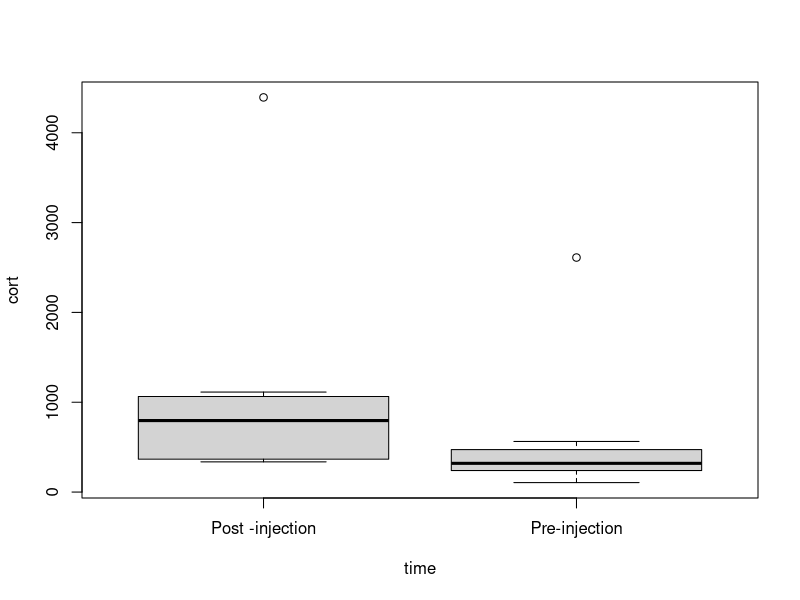
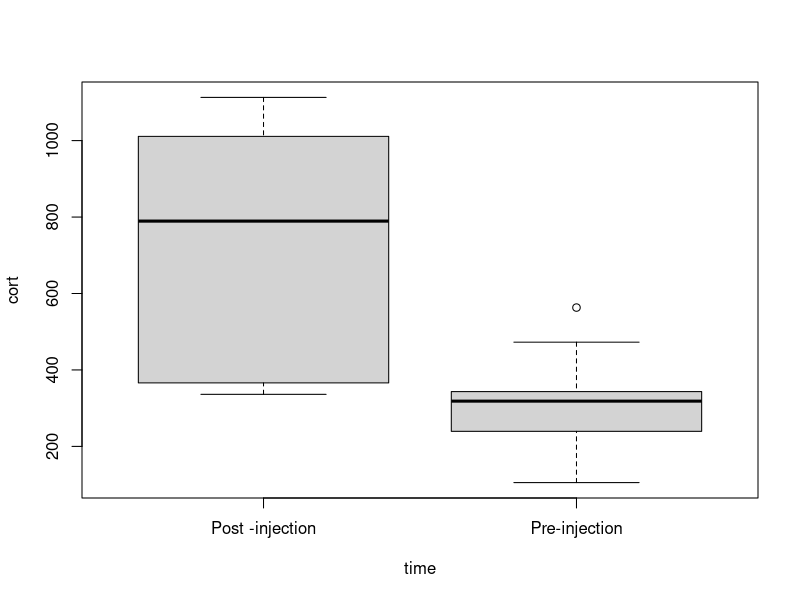
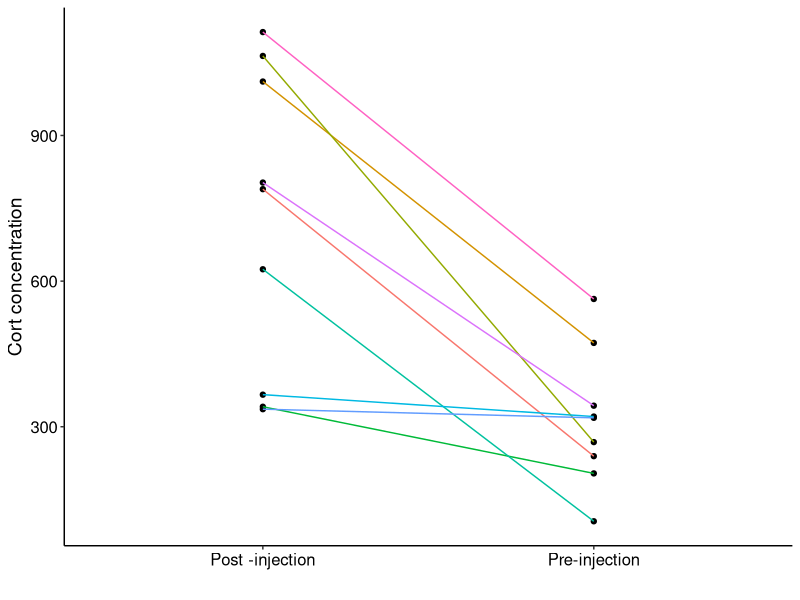
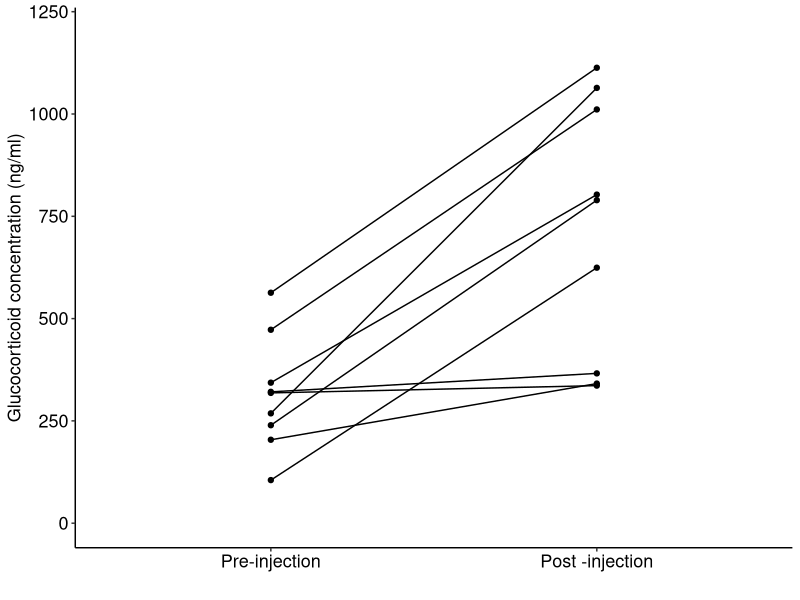
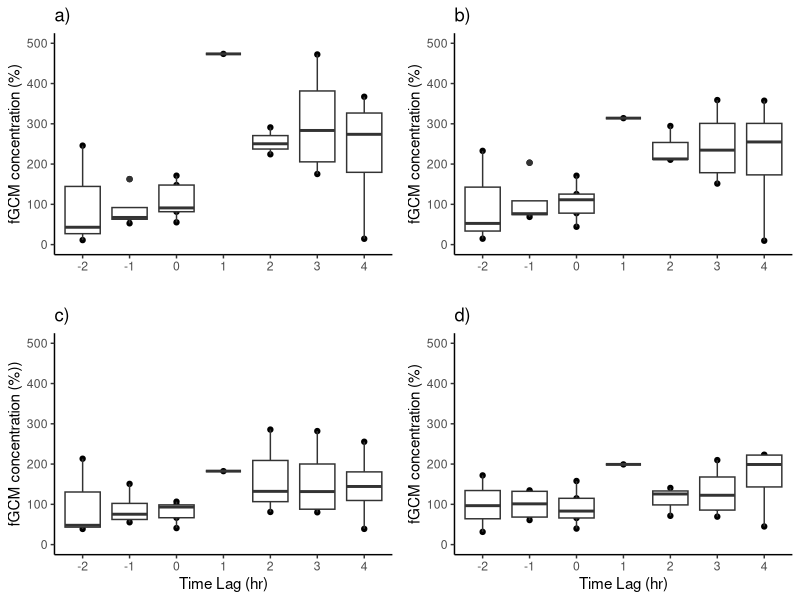
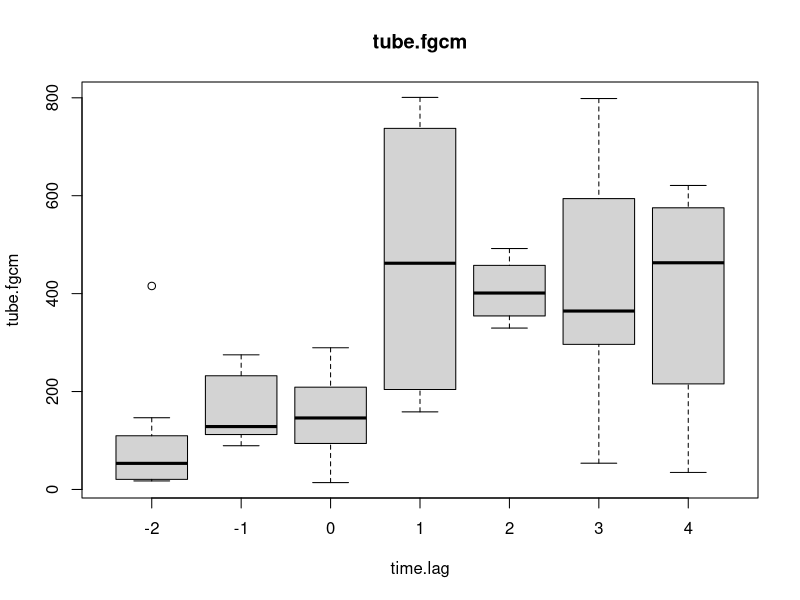
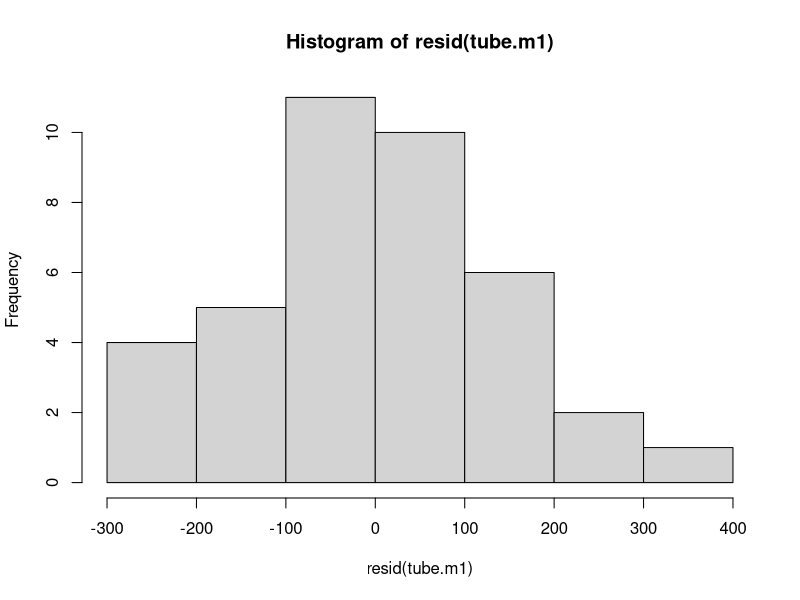

Write the R code that produced these figures, in order. (Note: this script raises an error after producing the figures.)
####Kagiso paper script for publication####
###Last edited 22/03/2023

#library(ggplot2)
library(emmeans)
library(car)
library(nlme)
library(multcomp)
library(multcompView)
library(tidyverse) 
library(scales)
library(lme4)
library(ggpubr)
library(gridExtra)


####serum samples####

#long format data = "serumfinal.csv"
#wide format dta = "serumpaired.csv"
Seriumfinal <- read.csv("Data/serumfinal.csv")
attach(Seriumfinal)

#boxplot of sample size of ten pairs
#Clear outlier in RWS 10
boxplot(cort~time, data=Seriumfinal)

#one obvious outlier
sf<-subset(Seriumfinal, !(birdID=="RWS 10"))

boxplot(cort~time, data=sf)

#pairs plot

p<-ggplot(sf, aes(x=time, y=cort, group=birdID))+
  geom_point(sf, mapping=aes(x=time, y=cort))+
  geom_line(aes(color=birdID))+xlab("") + ylab("Cort concentration")+theme_classic()+ theme(
    axis.title.x = element_text(size=14),
    axis.title.y = element_text(size=14))+ theme(legend.position="none") +
  theme(axis.text.x = element_text(color="black", 
                                   size=12),
        axis.text.y = element_text(color="black", 
                                   size=12))
p

#Reorder the treatments 
#boxplot(cort ~ fct_reorder(time, cort), data = sf)

Reordered_p <- ggplot(sf, aes(x = reorder(time, cort), y= cort, group = birdID))+
  geom_point(sf, mapping=aes(x = reorder(time, cort), y=cort))+
  geom_line()+xlab("") + ylab("Glucocorticoid concentration (ng/ml)")+theme_classic()+ theme(
    axis.title.x = element_text(size=13),
    axis.title.y = element_text(size=13))+
  theme(legend.position="none") +
  theme(axis.text.x = element_text(color="black", 
                                   size=13),
        axis.text.y = element_text(color="black", 
                                   size=13))
Reordered_p+ ylim(0, 1200)

#Read serumpaired data 

serumpaired = read.csv("Data/serumpaired.csv")
attach(serumpaired)
####test for whether there is a significant different pre- and post-injection using a non-parametric Wilcox paired samples test (because the sample size is small) ####

#remove outlier
sp<-subset(Seriumfinal, !(birdID=="RWS 10"))

#Convert the time categorical levels into factors 
sp$time = as.factor(sp$time)

#Non-paramatric test to look at differences between varibles
wilcox.test(cort[time == "Post -injection"], cort[time == "Pre-injection"], paired = TRUE)

#significant increase in cort postinjection.

####ACTH challenge eia comparisons####

#data = actheiafinal (calibrated to -2 baseline)
actheia<-read.csv("Data/actheiafinal (1).csv")
names(actheia)

#par(mfrow=c(2,2)) #making a grid of four graphs
#boxplot(oxopc~Time..Lag, ylim=c(0,500), ylab="oxo", data=actheia)
#boxplot(tetrapc~Time..Lag, ylim=c(0,500), ylab="tetra", data=actheia)
#boxplot(cortpc~Time..Lag, ylim=c(0,500), ylab="cort", data=actheia)
#boxplot(pregpc~Time..Lag, ylim=c(0,500), ylab="preg", data=actheia)

#change the Time lag into a factor
actheia$Time..Lag <- as.factor(actheia$Time..Lag)

#plot all concentrations using ggplot
w <-ggplot(actheia, aes(x=Time..Lag, y=oxopc ))+
  geom_point(actheia, mapping=aes(x=Time..Lag, y=oxopc))+
  geom_boxplot() + ylab("fGCM concentration (%)")+theme_classic()
w = w+ ggtitle("a)")+ xlab("") + ylim(0, 500)

x<-ggplot(actheia, aes(x=Time..Lag, y=tetrapc ))+
  geom_point(actheia, mapping=aes(x=Time..Lag, y=tetrapc))+
  geom_boxplot() + ylab("fGCM concentration (%)")+theme_classic()
x = x+ ggtitle("b)")+ xlab("") +ylim(0, 500)

y <-ggplot(actheia, aes(x=Time..Lag, y=pregpc ))+
  geom_point(actheia, mapping=aes(x=Time..Lag, y=pregpc))+
  geom_boxplot() + ylab("fGCM concentration (%))")+theme_classic()
y = y+ ggtitle("c)")+ xlab("Time Lag (hr)")+ ylim(0, 500)

z <-ggplot(actheia, aes(x=Time..Lag, y=cortpc ))+
  geom_point(actheia, mapping=aes(x=Time..Lag, y=cortpc))+
  geom_boxplot() + ylab("fGCM concentration (%)") +theme_classic()
z = z + ggtitle("d)") + xlab("Time Lag (hr)") + ylim(0, 500)

ggarrange(w, x, y, z,  ncol = 2, nrow = 2)


####Full ACTH challenge 11-oxo####

#data: "safeEIA.csv"
safeEIA = read.csv('Data/safeEIA (2).csv')

#remove outlier
safeEIA1 <- safeEIA[-c(31),] 

#Ploting the fgcm concentration as a response to time lag (For the safeEIA)
boxplot(tube.fgcm~time.lag, data=safeEIA1, main="tube.fgcm")

#Convert the the time lag category into a factor
safeEIA1$time.lag<-as.factor(safeEIA1$time.lag)

#Fit a linear mixed model explanning the effect of sex, mass and time lag (Explanatory variables)
tube.m1<-lme(tube.fgcm~time.lag+sex+mass, random = ~1|Bird.ID, data=safeEIA1, na.action = na.omit)

#Check resisuals to look at normality 
hist(resid(tube.m1)) #ok - these are pretty OK for the normal fit - looks fine, seems to be a good model

#Summary to get all the model outputs 
summary(tube.m1)

#Anova to test the signal to noise ratio of explanatory variables 
anova(tube.m1, type = "III") #time lag has a significant effect on fgcms

#Tukey honest significant test look at mean difference between each group
pairs(emmeans(tube.m1, specs = "time.lag"), adjust = "tukey") #pairwise comparisons of the time lags show differences between -2 and 1; and -1 and 1; and 0 and 1.
#this shows there was a significant increase in fgcms 1hr after the injection (at time 0), aftre which they dropped again towards the baseline (at -2)

# get (adjusted) weight means per group
model_means <- emmeans(object =tube.m1, specs = "time.lag")

# add letters to each mean
model_means_cld <- cld(object = model_means,
                       adjust = "Tukey",
                       Letters = letters,
                       alpha = 0.05)

# show output
model_means_cld


####plot code for a fancy graph (but please feel free to make a better one! main thing is that all the graphs in the manuscript are the same style, font sizes etc)####

#we could also consider producing a line plot like Michelle's

# base plot setup
ggplot(aes(x=time.lag, y=tube.fgcm), data=safeEIA1) +
  # y-axis
  scale_y_continuous(
    name = "fGCM concentration",
    limits = c(0, 800),
    breaks = pretty_breaks()
    )+
  # x-axis
  xlab("Time Lag") +
  # general layout
  theme_classic() +
  # black boxplot
  geom_boxplot(
    data = safeEIA1,
        width = 0.65,
    outlier.shape = 16,
    position = position_nudge(x = 0.0)
  ) +
   # letters
  geom_text(
    data = model_means_cld,
    aes(
      y = (emmean+220),
      x = time.lag,
      label = str_trim(.group)
    ),
    position = position_nudge(x = 0.05),
    hjust = 0
  ) +  
  # black data points
  geom_point(
    data = safeEIA1,
    aes(y = tube.fgcm, x = time.lag),
    shape = 16,
    alpha = 0.5
  ) + geom_jitter(width=0.1) 

#### some code for a line plot:####
# Function to calculate the mean and the standard deviation
# for each group
#+++++++++++++++++++++++++
# data : a data frame
# varname : the name of a column containing the variable
#to be summariezed
# groupnames : vector of column names to be used as
# grouping variables




data_summary <- function(data, varname, groupnames){
  require(plyr)
  summary_func <- function(x, col){
    c(mean = mean(x[[col]], na.rm=TRUE),
      sd = sd(x[[col]], na.rm = TRUE), n = length(x[[col]]))
  
  }
  data_sum<-ddply(data, groupnames, .fun=summary_func,
                  varname)
  data_sum <- rename(data_sum, c("mean" = varname))
  return(data_sum)
}


df3 <- data_summary(safeEIA1, varname="tube.fgcm", 
                    groupnames="time.lag")
head(df3)

df3$se<-df3$sd/sqrt(df3$n)

head(df3)
head(model_means_cld)

merged<-merge(model_means_cld, df3, by = "time.lag")
head(merged)



# plot code
ggplot(df3, aes(x=time.lag, y=tube.fgcm, group=1)) + 
  geom_errorbar(aes(ymin=tube.fgcm-se, ymax=tube.fgcm+se), width=.1) +
  geom_line() + geom_point(size = 3)+
  theme_classic()+geom_point(
    data = safeEIA1,
    aes(y = tube.fgcm, x = time.lag),
    shape = 19,
    alpha = 0.25, position = position_jitter(w = 0.02, h = 0.02)
  )+xlab("Time lag (hours)") +
  ylab("Percent change in fGCM concentration")+
  geom_text(
    data = merged,
    aes(
      y = (tube.fgcm+se+45),
      x = time.lag,
      label = str_trim(.group)))+
  geom_text(x=1, y=167.5, label="n = 6", size = 3.5, fontface="italic")+
  geom_text(x=2, y=211.5, label="n = 8", size = 3.5, fontface="italic")+
  geom_text(x=3, y=201.4, label="n = 8", size = 3.5, fontface="italic")+
  geom_text(x=4, y=648.1, label="n = 4", size = 3.5, fontface="italic")+
  geom_text(x=5, y=460.6, label="n = 4", size = 3.5, fontface="italic")+
  geom_text(x=6, y=569.1, label="n = 5", size = 3.5, fontface="italic")+
  geom_text(x=7, y=544.3, label="n = 4", size = 3.5, fontface="italic")+ theme(
    axis.title.x = element_text(size=13),
    axis.title.y = element_text(size=13))+ 
  theme(axis.text.x = element_text(color="black", 
                                   size=10),
        axis.text.y = element_text(color="black", 
                                   size=10))



####campus####

#read campus data
campus_mila = read.csv("Data/campus_mila (1).csv")

#Omit NAs from the the tube.campus column 
campus_mila <- campus_mila %>% filter(!is.na(tube.campus))

#quick cf of fgcm levels
mean(safeEIA1$Tube.swap)
mean(campus_mila$tube.campus)
max(safeEIA1$Tube.swap)
max(campus_mila$tube.campus)

#Changing variables from numeric to factor 
campus_mila$daystat = as.factor(campus_mila$daystat)
#campus_mila_1_$daystat <- factor(campus_mila$daystat , levels=unique(campus_mila$daystat))

#just using Mila's samples because (1) there's a significant difference between Mila's and Kagiso's that tends to swamp all other patterns
#(2) this difference might be driven by the fact Kagiso was collecting all poops that looked big enough to use but Mila was ignoring poops that looked too 'fruity' to her
#(3) Celiwe says big dietry variation can change the expression of the fgcms
#(4) there's a risk that Kagiso's sample had different fgcm levels to Mila because there was a higher proportion of fruit poops in it
#(5) we actually had more Mila-collected poops in the sample, so going with Mila's gives us a bigger sample size to work with
str(campus_mila)
attach(campus_mila)

#log transform the fgcm campus concentration 
campus_mila$log.t<-log(campus_mila$tube.campus)

#Rename the levels from H = "Weekday", NH = "Weekend" 
campus_mila$daystat <- recode_factor(campus_mila$daystat, H = "Weekday", NH = "Weekend")

#Compare the effects of the log tranformed response and orignal response against Daystat
plot(log.t~daystat, data= campus_mila)
hist(campus_mila$log.t)
plot(tube.campus~daystat, data=campus_mila)
hist(campus_mila$tube.campus)

#Linear model with daysat and sex as a response
m1<-lm(log.t~daystat+Sex, data=campus_mila)
summary(m1) 
plot(m1)

hist(resid(m1)) #looks perfect

# get (adjusted) weight means per group
model_means_campus <- emmeans(object =m1, specs = "daystat")

# add letters to each mean
model_means_campus_cld <- cld(object = model_means_campus,
                       adjust = "Tukey",
                       Letters = letters,
                       alpha = 0.05)

#side-by-side boxplot to compare daysta concentrations 
#reordered day status 

ds =ggplot(aes(x=daystat, y=log.t), data=campus_mila) +
  # y-axis
  scale_y_continuous(
    name = "log fGCM concentration",
    limits = c(-4.5, -2.0),
    breaks = pretty_breaks()
  )+
  # x-axis
  xlab("Day status") +
  # general layout
  theme_classic() +
  # black boxplot
  geom_boxplot(
    data = campus_mila,
    width = 0.5,
    outlier.shape = 16,
    position = position_nudge(x = 0.0)
  ) +
  # black data points
  geom_point(cex=2, alpha = 0.25, shape=19) 

ds + theme_classic() + theme(
  axis.title.x = element_text(size=13),
  axis.title.y = element_text(size=13))+ 
  theme(axis.text.x = element_text(color="black", 
                                   size=10),
        axis.text.y = element_text(color="black", 
                                   size=10))



#model plot using foot traffic data 

m2<-lm(log.t~foot.traf.mean+Sex, data=campus_mila)
summary(m2)
AIC(m2)

Anova(m2, Type = "III")
hist(resid(m2)) #looks fine


sm<-ggplot(campus_mila, aes(x=foot.traf.mean, y=log.t)) + 
  geom_smooth(data = fortify(m2), method = "lm",  se = TRUE, fullrange=TRUE, col = "black")+
  xlab("Foot traffic (people per hour)") + ylab("")+
  geom_point(cex=2, alpha = 0.25, shape=19)

sm+theme_classic()+ theme(
  axis.title.x = element_text(size=13),
  axis.title.y = element_text(size=13))+ 
  theme(axis.text.x = element_text(color="black", 
                                   size=10),
        axis.text.y = element_text(color="black", 
                                   size=10))

#put them side by side
#grid.arrange(ds, smf, ncol=2)
ggarrange(ds, smf,labels = c("A)", "B)"), ncol=2)

#checking the relationship between foot traffic and day status. Unfortunately we have only 6 days in the end, luckily 3 of each...
#data = "foottraf.csv"

foot.traf = read.csv("Data/foot traf.csv")

t.test(Max.of.foot.traf.mean~daystat, data=foot.traf) 
